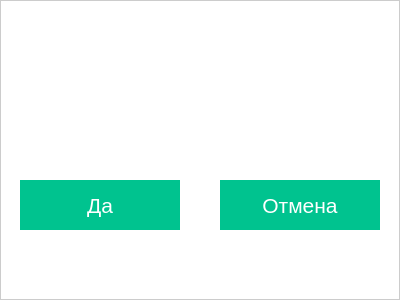
<?xml version="1.0" encoding="UTF-8"?>
<ui version="4.0">
 <class>UserMessage</class>
 <widget class="QDialog" name="UserMessage">
  <property name="geometry">
   <rect>
    <x>0</x>
    <y>0</y>
    <width>400</width>
    <height>300</height>
   </rect>
  </property>
  <property name="sizePolicy">
   <sizepolicy hsizetype="Fixed" vsizetype="Fixed">
    <horstretch>0</horstretch>
    <verstretch>0</verstretch>
   </sizepolicy>
  </property>
  <property name="minimumSize">
   <size>
    <width>400</width>
    <height>300</height>
   </size>
  </property>
  <property name="maximumSize">
   <size>
    <width>400</width>
    <height>300</height>
   </size>
  </property>
  <property name="font">
   <font>
    <pointsize>16</pointsize>
   </font>
  </property>
  <property name="windowTitle">
   <string>Dialog</string>
  </property>
  <property name="styleSheet">
   <string notr="true">#UserMessage {
	background-color: rgb(255, 255, 255);
	border: 1px solid #CCCCCC;
	margin: 0 0 0 0;
}</string>
  </property>
  <widget class="QTextBrowser" name="userMessage">
   <property name="geometry">
    <rect>
     <x>20</x>
     <y>60</y>
     <width>360</width>
     <height>100</height>
    </rect>
   </property>
   <property name="sizePolicy">
    <sizepolicy hsizetype="Fixed" vsizetype="Fixed">
     <horstretch>0</horstretch>
     <verstretch>0</verstretch>
    </sizepolicy>
   </property>
   <property name="minimumSize">
    <size>
     <width>360</width>
     <height>100</height>
    </size>
   </property>
   <property name="maximumSize">
    <size>
     <width>360</width>
     <height>100</height>
    </size>
   </property>
   <property name="font">
    <font>
     <pointsize>16</pointsize>
    </font>
   </property>
   <property name="styleSheet">
    <string notr="true">#messageField{
	color: #333333;
}</string>
   </property>
   <property name="frameShape">
    <enum>QFrame::NoFrame</enum>
   </property>
   <property name="frameShadow">
    <enum>QFrame::Plain</enum>
   </property>
   <property name="verticalScrollBarPolicy">
    <enum>Qt::ScrollBarAlwaysOff</enum>
   </property>
   <property name="horizontalScrollBarPolicy">
    <enum>Qt::ScrollBarAlwaysOff</enum>
   </property>
  </widget>
  <widget class="QPushButton" name="pbConfirm">
   <property name="geometry">
    <rect>
     <x>20</x>
     <y>180</y>
     <width>160</width>
     <height>50</height>
    </rect>
   </property>
   <property name="sizePolicy">
    <sizepolicy hsizetype="Fixed" vsizetype="Fixed">
     <horstretch>0</horstretch>
     <verstretch>0</verstretch>
    </sizepolicy>
   </property>
   <property name="minimumSize">
    <size>
     <width>160</width>
     <height>50</height>
    </size>
   </property>
   <property name="maximumSize">
    <size>
     <width>160</width>
     <height>50</height>
    </size>
   </property>
   <property name="font">
    <font>
     <pointsize>16</pointsize>
    </font>
   </property>
   <property name="styleSheet">
    <string notr="true">#pbConfirm {
    background-color: #00c38f;
    border-color: #00c38f;
    border-style: solid;
    color: #ffffff;
    border-width: 1px;
}

#pbConfirm:hover {
    background-color: #00aa7d;
}

#pbConfirm:pressed {
    background-color: #008c67;
}</string>
   </property>
   <property name="text">
    <string>Да</string>
   </property>
  </widget>
  <widget class="QPushButton" name="pbCancel">
   <property name="geometry">
    <rect>
     <x>220</x>
     <y>180</y>
     <width>160</width>
     <height>50</height>
    </rect>
   </property>
   <property name="sizePolicy">
    <sizepolicy hsizetype="Fixed" vsizetype="Fixed">
     <horstretch>0</horstretch>
     <verstretch>0</verstretch>
    </sizepolicy>
   </property>
   <property name="minimumSize">
    <size>
     <width>160</width>
     <height>50</height>
    </size>
   </property>
   <property name="maximumSize">
    <size>
     <width>160</width>
     <height>50</height>
    </size>
   </property>
   <property name="font">
    <font>
     <pointsize>16</pointsize>
    </font>
   </property>
   <property name="styleSheet">
    <string notr="true">#pbCancel {
    background-color: #00c38f;
    border-color: #00c38f;
    border-style: solid;
    color: #ffffff;
    border-width: 1px;
}

#pbCancel:hover {
    background-color: #00aa7d;
}

#pbCancel:pressed {
    background-color: #008c67;
}</string>
   </property>
   <property name="text">
    <string>Отмена</string>
   </property>
  </widget>
 </widget>
 <resources/>
 <connections/>
</ui>
